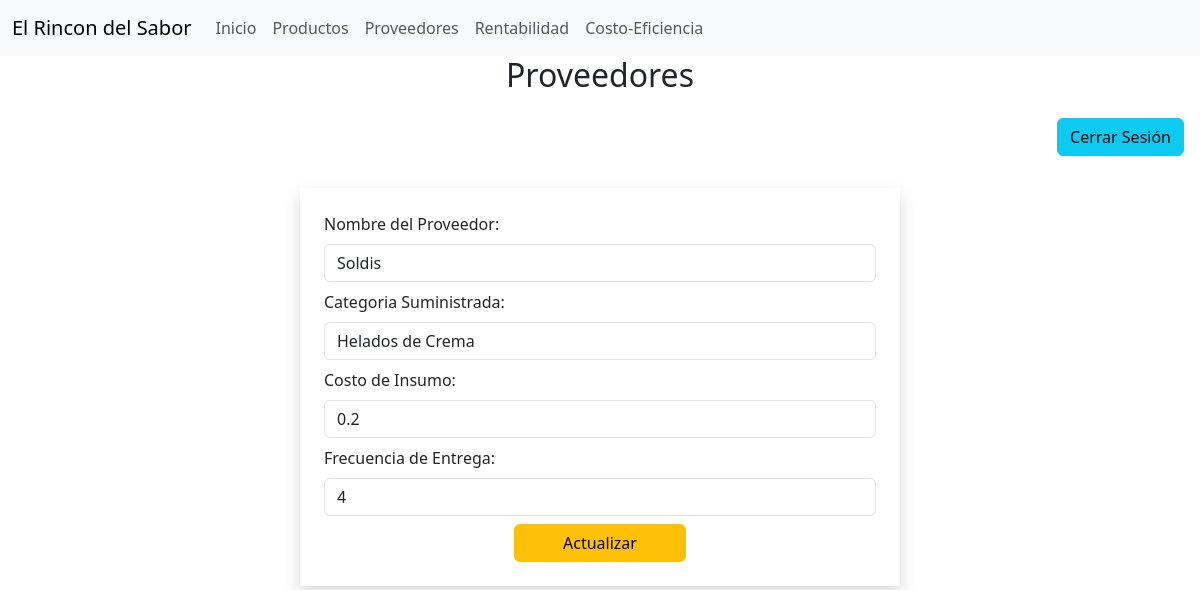
/proveedores/detalle/4, run on the app's committed database.
### heladeria/models.py (models this page shows)
class Proveedor(models.Model):
    nombreProveedor = models.CharField(max_length=50)
    categoriaSuministrada = models.CharField(max_length=30)
    costoInsumo = models.FloatField()
    tiempoEntrega = models.IntegerField()

### heladeria/views.py (the view)
# urls.py: path('proveedores/detalle/<int:id>', views.detalleP, name='detalleP'),
def detalleP(request, id):
    proveedor = Proveedor.objects.get(pk=id)
    return render(request, "proveedorEditar.html", {'proveedor' : proveedor})

### heladeria/templates/proveedorEditar.html (shortened to what this page needs)
{% extends 'plantilla.html' %}
{% block content %}
    <h2 class="text-center"> Proveedores</h2>
    <div class="text-end">
        <a href="{% url 'salir' %}" class="btn btn-info m-3">Cerrar Sesión</a>
    </div>
    <form class="w-50 shadow mx-auto p-4 m-3" method="post"
    action="{% url 'editarP' %}">
            Nombre del Proveedor: <input type="text" name="nombreProveedor" class="form-control my-2" required
            value="{{ proveedor.nombreProveedor }}">
            Categoria Suministrada: <input type="text" name="categoriaSuministrada" class="form-control my-2" required
            value="{{ proveedor.categoriaSuministrada }}">
            Costo de Insumo: <input type="float" name="costoInsumo" class="form-control my-2" required
            value="{{ proveedor.costoInsumo }}">
            Frecuencia de Entrega: <input type="number" name="tiempoEntrega" class="form-control my-2" required
            value="{{ proveedor.tiempoEntrega }}">
            <div class="text-center">
                <input type="submit" value="Actualizar" class="btn btn-warning px-5">
            </div>
    </form>
{% endblock %}

### data on the page
Proveedor: nombreProveedor "Soldis", categoriaSuministrada "Helados de Crema", costoInsumo "0.2", tiempoEntrega "4"
